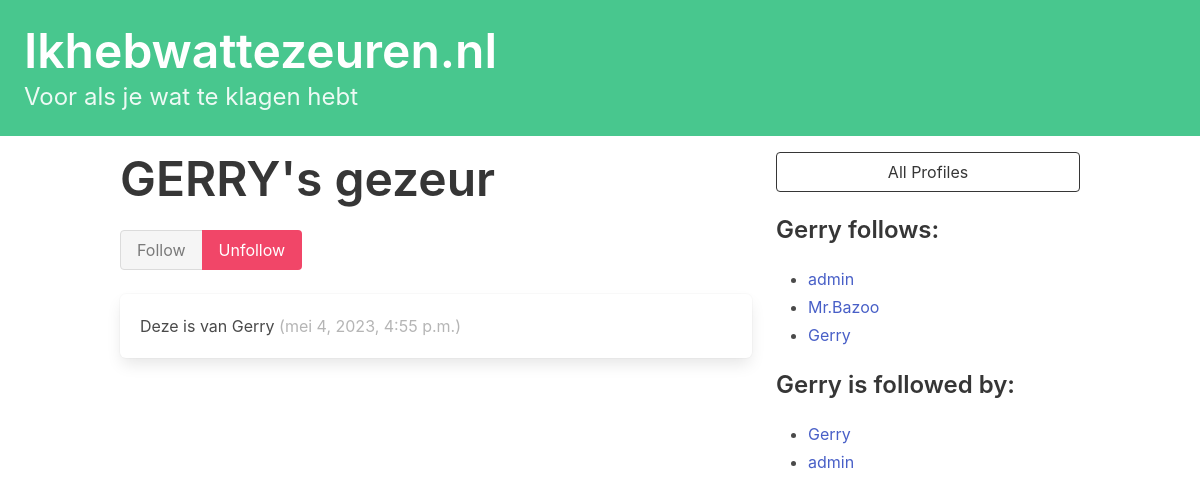
The page /profile/12 (signed in) on the database its author committed.
### dwitter/models.py (models this page shows, shortened)
class Profile(models.Model):
    user = models.OneToOneField(User, on_delete=models.CASCADE)
    follows = models.ManyToManyField(
        "self", related_name="followed_by", symmetrical=False, blank=True
    )
    def __str__(self):
        return self.user.username

class Dweet(models.Model):
    user = models.ForeignKey(User, related_name="dweets", on_delete=models.DO_NOTHING)
    body = models.CharField(max_length=140)
    created_at = models.DateTimeField(auto_now_add=True)
    liked = models.ManyToManyField(User, default=None, blank=True, related_name='liked')

### dwitter/views.py (the view, shortened to what this page needs)
# urls.py: path("profile/<int:pk>", profile, name="profile"),
def profile(request, pk):
    if not hasattr(request.user, 'profile'):
        missing_profile = Profile(user=request.user)
        missing_profile.save()
    profile = Profile.objects.get(pk=pk)
    return render(request, "dwitter/profile.html",{"profile":profile})

### dwitter/templates/dwitter/profile.html (shortened to what this page needs)
{% extends 'base.html' %}
{% block content %}
<div class="column">
    <div class="block">
    <h1 class="title is-1">
        {{profile.user.username|upper}}'s gezeur
    </h1>
    <form method="post">
        <div class="buttons has-addons">
        {% if profile in user.profile.follows.all %}
            <button class="button is-success is-static">
                Follow
            </button>
            <button class="button is-danger"
                    name="follow"
                    value="unfollow">
                Unfollow
            </button>
        {% endif %}
        </div>
    </form>
    </div>
    <div class="content">
        {% for dweet in profile.user.dweets.all %}
            <div class="box">
                {{ dweet.body }}
                <span class="is-small has-text-grey-light">
                    ({{ dweet.created_at }})
                </span>
            </div>
        {% endfor %}
    </div>
</div>
<div class="column is-one-third">
    <div class="block">
        <a href="{% url 'dwitter:profile_list' %}">
            <button class="button is-dark is-outlined is-fullwidth">
                All Profiles
            </button>
        </a>
    </div>
    <div class="block">
        <h3 class="title is-4">
            {{profile.user.username}} follows:
        </h3>
        <div class="content">
            <ul>
            {% for following in profile.follows.all %}
                <li>
                    <a href="{% url 'dwitter:profile' following.id %} ">
                        {{ following }}
                    </a>
                </li>
            {% endfor %}
            </ul>
        </div>
    </div>
    <div class="block">
        <h3 class="title is-4">
            {{profile.user.username}} is followed by:
        </h3>
        <div class="content">
            <ul>
            {% for follower in profile.followed_by.all %}
                <li>
                    <a href="{% url 'dwitter:profile' follower.id %} ">
                        {{ follower }}
                    </a>
                </li>
            {% endfor %}
            </ul>
        </div>
    </div>
</div>
{% endblock content %}

### rows shown on the page
Profile: user.username "GERRY", user.username "Gerry"
Dweet: body "Deze is van Gerry", created_at "mei 4, 2023, 4:55 p.m."
Profile: user.username "admin"
Profile: user.username "Mr.Bazoo"
